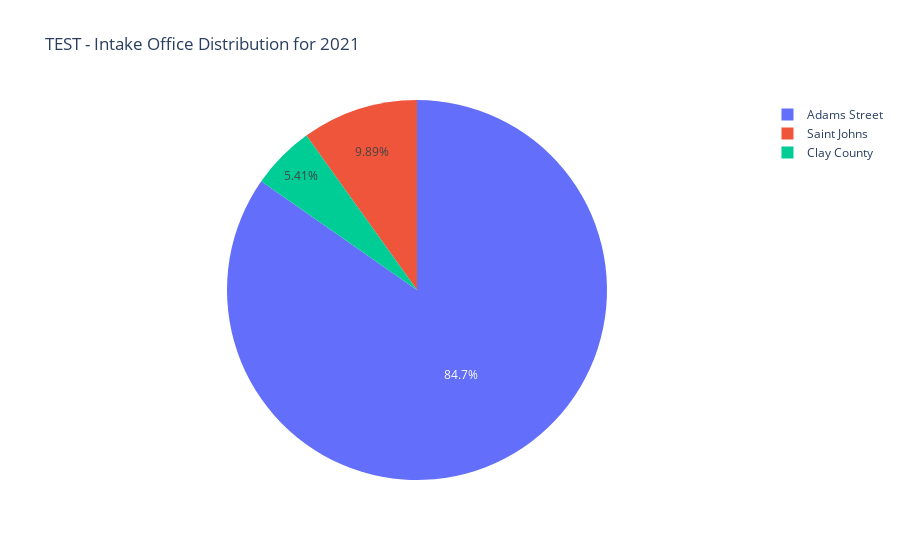

Notebook source saved alongside this figure:
### Code cell
# Group by Intake Office
intake_office_counts = df_filtered.groupby('Office Name')['ID#'].count().reset_index(name='Count')

# Generate pie chart
fig = px.pie(intake_office_counts, values='Count', names='Office Name', title='TEST - Intake Office Distribution for 2021')
fig.show()

### Figure 1 — Plotly figure (JSON) as saved in the notebook; plotly's stock layout.template omitted (floating-point values rounded to 4 significant figures)
{"data": [{"domain": {"x": [0, 1], "y": [0, 1]}, "hovertemplate": "Office Name=%{label}<br>Count=%{value}<extra></extra>", "labels": ["Adams Street", "Clay County", "Saint Johns"], "legendgroup": "", "name": "", "showlegend": true, "type": "pie", "values": [6095, 389, 712]}], "layout": {"legend": {"tracegroupgap": 0}, "title": {"text": "TEST - Intake Office Distribution for 2021"}}}
